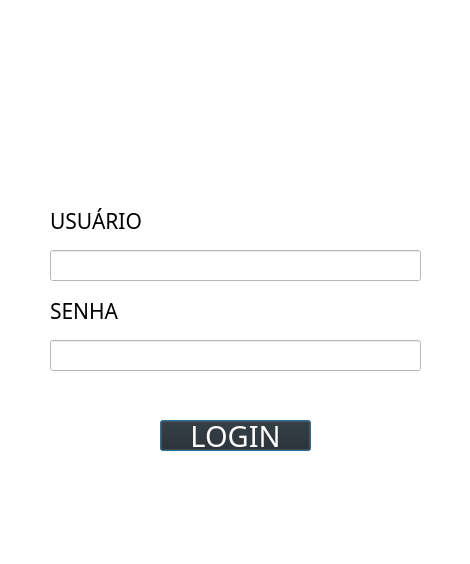
<?xml version="1.0" encoding="UTF-8"?>
<ui version="4.0">
 <class>MainWindow</class>
 <widget class="QMainWindow" name="MainWindow">
  <property name="geometry">
   <rect>
    <x>0</x>
    <y>0</y>
    <width>470</width>
    <height>564</height>
   </rect>
  </property>
  <property name="windowTitle">
   <string>MainWindow</string>
  </property>
  <property name="styleSheet">
   <string notr="true">background-color: rgb(161, 193, 190);
background-color: rgb(255, 255, 255);</string>
  </property>
  <widget class="QWidget" name="centralwidget">
   <widget class="QLabel" name="logo">
    <property name="geometry">
     <rect>
      <x>90</x>
      <y>-50</y>
      <width>301</width>
      <height>311</height>
     </rect>
    </property>
    <property name="text">
     <string/>
    </property>
    <property name="pixmap">
     <pixmap>..\images\Meteoro Calçados Logo.png</pixmap>
    </property>
    <property name="scaledContents">
     <bool>true</bool>
    </property>
    <property name="alignment">
     <set>Qt::AlignCenter</set>
    </property>
   </widget>
   <widget class="QLabel" name="usuario">
    <property name="geometry">
     <rect>
      <x>50</x>
      <y>200</y>
      <width>111</width>
      <height>41</height>
     </rect>
    </property>
    <property name="font">
     <font>
      <family>Eras Demi ITC</family>
      <pointsize>16</pointsize>
     </font>
    </property>
    <property name="text">
     <string>USUÁRIO</string>
    </property>
   </widget>
   <widget class="QLineEdit" name="inserir_usuario">
    <property name="geometry">
     <rect>
      <x>50</x>
      <y>250</y>
      <width>371</width>
      <height>31</height>
     </rect>
    </property>
    <property name="alignment">
     <set>Qt::AlignLeading|Qt::AlignLeft|Qt::AlignVCenter</set>
    </property>
   </widget>
   <widget class="QPushButton" name="bt_login">
    <property name="geometry">
     <rect>
      <x>160</x>
      <y>420</y>
      <width>151</width>
      <height>31</height>
     </rect>
    </property>
    <property name="font">
     <font>
      <family>Eras Demi ITC</family>
      <pointsize>22</pointsize>
     </font>
    </property>
    <property name="mouseTracking">
     <bool>false</bool>
    </property>
    <property name="acceptDrops">
     <bool>false</bool>
    </property>
    <property name="styleSheet">
     <string notr="true">background-color: rgb(36, 36, 36);
color: rgb(255, 255, 255);</string>
    </property>
    <property name="text">
     <string>LOGIN</string>
    </property>
    <property name="checkable">
     <bool>false</bool>
    </property>
    <property name="autoRepeat">
     <bool>false</bool>
    </property>
    <property name="autoExclusive">
     <bool>false</bool>
    </property>
    <property name="autoDefault">
     <bool>false</bool>
    </property>
    <property name="default">
     <bool>true</bool>
    </property>
   </widget>
   <widget class="QLineEdit" name="inserir_senha">
    <property name="geometry">
     <rect>
      <x>50</x>
      <y>340</y>
      <width>371</width>
      <height>31</height>
     </rect>
    </property>
    <property name="echoMode">
     <enum>QLineEdit::Password</enum>
    </property>
    <property name="alignment">
     <set>Qt::AlignLeading|Qt::AlignLeft|Qt::AlignVCenter</set>
    </property>
   </widget>
   <widget class="QLabel" name="senha">
    <property name="geometry">
     <rect>
      <x>50</x>
      <y>290</y>
      <width>81</width>
      <height>41</height>
     </rect>
    </property>
    <property name="font">
     <font>
      <family>Eras Demi ITC</family>
      <pointsize>16</pointsize>
     </font>
    </property>
    <property name="text">
     <string>SENHA</string>
    </property>
   </widget>
  </widget>
  <widget class="QMenuBar" name="menubar">
   <property name="geometry">
    <rect>
     <x>0</x>
     <y>0</y>
     <width>470</width>
     <height>21</height>
    </rect>
   </property>
  </widget>
  <widget class="QStatusBar" name="statusbar"/>
 </widget>
 <resources>
  <include location="C:/Users/964742/AppData/Local/Qt Designer/img.qrc"/>
 </resources>
 <connections/>
</ui>
